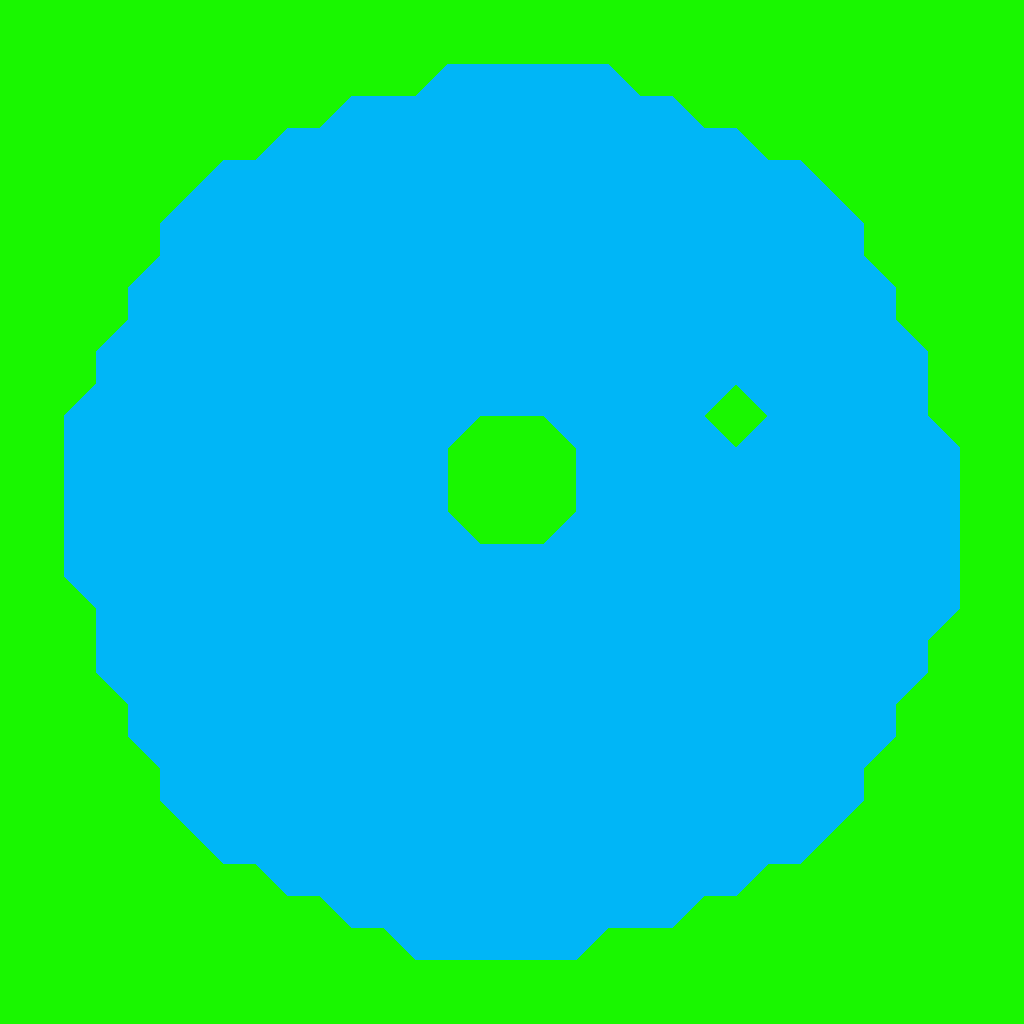

A level layout from a 2D game, rendered from its tile map. Below: a short description, then the map file with its tile-grid data intact:
An orthogonal 32x32 tile map with 32x32 px tiles, 1 tile layer (tiles) and 10 objects.

<map version="1.2" tiledversion="2019.03.13" orientation="orthogonal" renderorder="right-down" width="32" height="32" tilewidth="32" tileheight="32" infinite="0" nextlayerid="4" nextobjectid="23">
 <tileset firstgid="1" name="Tileset" tilewidth="32" tileheight="32" tilecount="6" columns="2">
  <image source="tileset.png" width="64" height="96" />
 </tileset>
 <layer id="1" name="tiles" width="32" height="32" opacity="0.97">
  <data encoding="csv">
2,2,2,2,2,2,2,2,2,2,2,2,2,2,2,2,2,2,2,2,2,2,2,2,2,2,2,2,2,2,2,2,
2,2,2,2,2,2,2,2,2,2,2,2,2,2,2,2,2,2,2,2,2,2,2,2,2,2,2,2,2,2,2,2,
2,2,2,2,2,2,2,2,2,2,2,2,2,3,1,1,1,1,1,4,2,2,2,2,2,2,2,2,2,2,2,2,
2,2,2,2,2,2,2,2,2,2,3,1,1,1,1,1,1,1,1,1,1,4,2,2,2,2,2,2,2,2,2,2,
2,2,2,2,2,2,2,2,3,1,1,1,1,1,1,1,1,1,1,1,1,1,1,4,2,2,2,2,2,2,2,2,
2,2,2,2,2,2,3,1,1,1,1,1,1,1,1,1,1,1,1,1,1,1,1,1,1,4,2,2,2,2,2,2,
2,2,2,2,2,3,1,1,1,1,1,1,1,1,1,1,1,1,1,1,1,1,1,1,1,1,4,2,2,2,2,2,
2,2,2,2,2,1,1,1,1,1,1,1,1,1,1,1,1,1,1,1,1,1,1,1,1,1,1,2,2,2,2,2,
2,2,2,2,3,1,1,1,1,1,1,1,1,1,1,1,1,1,1,1,1,1,1,1,1,1,1,4,2,2,2,2,
2,2,2,2,1,1,1,1,1,1,1,1,1,1,1,1,1,1,1,1,1,1,1,1,1,1,1,1,2,2,2,2,
2,2,2,3,1,1,1,1,1,1,1,1,1,1,1,1,1,1,1,1,1,1,1,1,1,1,1,1,4,2,2,2,
2,2,2,1,1,1,1,1,1,1,1,1,1,1,1,1,1,1,1,1,1,1,1,1,1,1,1,1,1,2,2,2,
2,2,3,1,1,1,1,1,1,1,1,1,1,1,1,1,1,1,1,1,1,1,6,5,1,1,1,1,1,2,2,2,
2,2,1,1,1,1,1,1,1,1,1,1,1,1,6,2,2,5,1,1,1,1,4,3,1,1,1,1,1,4,2,2,
2,2,1,1,1,1,1,1,1,1,1,1,1,1,2,2,2,2,1,1,1,1,1,1,1,1,1,1,1,1,2,2,
2,2,1,1,1,1,1,1,1,1,1,1,1,1,2,2,2,2,1,1,1,1,1,1,1,1,1,1,1,1,2,2,
2,2,1,1,1,1,1,1,1,1,1,1,1,1,4,2,2,3,1,1,1,1,1,1,1,1,1,1,1,1,2,2,
2,2,1,1,1,1,1,1,1,1,1,1,1,1,1,1,1,1,1,1,1,1,1,1,1,1,1,1,1,1,2,2,
2,2,5,1,1,1,1,1,1,1,1,1,1,1,1,1,1,1,1,1,1,1,1,1,1,1,1,1,1,1,2,2,
2,2,2,1,1,1,1,1,1,1,1,1,1,1,1,1,1,1,1,1,1,1,1,1,1,1,1,1,1,6,2,2,
2,2,2,1,1,1,1,1,1,1,1,1,1,1,1,1,1,1,1,1,1,1,1,1,1,1,1,1,1,2,2,2,
2,2,2,5,1,1,1,1,1,1,1,1,1,1,1,1,1,1,1,1,1,1,1,1,1,1,1,1,6,2,2,2,
2,2,2,2,1,1,1,1,1,1,1,1,1,1,1,1,1,1,1,1,1,1,1,1,1,1,1,1,2,2,2,2,
2,2,2,2,5,1,1,1,1,1,1,1,1,1,1,1,1,1,1,1,1,1,1,1,1,1,1,6,2,2,2,2,
2,2,2,2,2,1,1,1,1,1,1,1,1,1,1,1,1,1,1,1,1,1,1,1,1,1,1,2,2,2,2,2,
2,2,2,2,2,5,1,1,1,1,1,1,1,1,1,1,1,1,1,1,1,1,1,1,1,1,6,2,2,2,2,2,
2,2,2,2,2,2,5,1,1,1,1,1,1,1,1,1,1,1,1,1,1,1,1,1,1,6,2,2,2,2,2,2,
2,2,2,2,2,2,2,2,5,1,1,1,1,1,1,1,1,1,1,1,1,1,1,6,2,2,2,2,2,2,2,2,
2,2,2,2,2,2,2,2,2,2,5,1,1,1,1,1,1,1,1,1,1,6,2,2,2,2,2,2,2,2,2,2,
2,2,2,2,2,2,2,2,2,2,2,2,5,1,1,1,1,1,6,2,2,2,2,2,2,2,2,2,2,2,2,2,
2,2,2,2,2,2,2,2,2,2,2,2,2,2,2,2,2,2,2,2,2,2,2,2,2,2,2,2,2,2,2,2,
2,2,2,2,2,2,2,2,2,2,2,2,2,2,2,2,2,2,2,2,2,2,2,2,2,2,2,2,2,2,2,2
</data>
 </layer>
 <objectgroup id="3" name="land">
  <object id="12" x="480" y="416">
   <polygon points="0,0 64,0 96,32 96,96 64,128 0,128 -32,96 -32,32" />
  </object>
  <object id="13" x="512" y="960">
   <polygon points="0,0 64,0 96,-32 160,-32 192,-64 224,-64 256,-96 288,-96 320,-128 512,64 0,64" />
  </object>
  <object id="14" x="832" y="832">
   <polygon points="0,0 32,-32 32,-64 64,-96 64,-128 96,-160 96,-192 128,-224 128,-288 192,-288 192,192" />
  </object>
  <object id="15" x="1024" y="544">
   <polygon points="0,0 0,-544 -192,-352 -160,-320 -160,-288 -128,-256 -128,-224 -96,-192 -96,-128 -64,-96 -64,0" />
  </object>
  <object id="16" x="832" y="192">
   <polygon points="0,0 192,-192 -288,-192 -288,-128 -224,-128 -192,-96 -160,-96 -128,-64 -96,-64 -64,-32 -32,-32" />
  </object>
  <object id="17" x="544" y="0">
   <polygon points="0,0 -544,0 -352,192 -320,160 -288,160 -256,128 -224,128 -192,96 -128,96 -96,64 0,64" />
  </object>
  <object id="18" x="0" y="0">
   <polygon points="0,0 192,192 160,224 160,256 128,288 128,320 96,352 96,384 64,416 64,512 0,512" />
  </object>
  <object id="19" x="64" y="512">
   <polygon points="0,0 0,64 32,96 32,160 64,192 64,224 96,256 96,288 128,320 -64,512 -64,0" />
  </object>
  <object id="20" x="192" y="832">
   <polygon points="0,0 32,32 64,32 96,64 128,64 160,96 192,96 224,128 320,128 320,192 -192,192" />
  </object>
  <object id="21" x="736" y="384">
   <polygon points="0,0 -32,32 0,64 32,32" />
  </object>
 </objectgroup>
</map>
